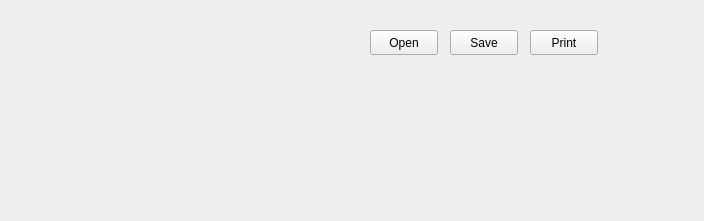
<?xml version="1.0" encoding="UTF-8"?>
<ui version="4.0">
 <class>PfPrjCtrlPane</class>
 <widget class="QWidget" name="PfPrjCtrlPane">
  <property name="geometry">
   <rect>
    <x>0</x>
    <y>0</y>
    <width>704</width>
    <height>221</height>
   </rect>
  </property>
  <property name="windowTitle">
   <string>PfPrjCtrlPane</string>
  </property>
  <widget class="QPushButton" name="btnOpen">
   <property name="geometry">
    <rect>
     <x>370</x>
     <y>30</y>
     <width>68</width>
     <height>25</height>
    </rect>
   </property>
   <property name="text">
    <string>Open</string>
   </property>
  </widget>
  <widget class="QPushButton" name="btnSave">
   <property name="geometry">
    <rect>
     <x>450</x>
     <y>30</y>
     <width>68</width>
     <height>25</height>
    </rect>
   </property>
   <property name="text">
    <string>Save</string>
   </property>
  </widget>
  <widget class="QPushButton" name="btnPrint">
   <property name="geometry">
    <rect>
     <x>530</x>
     <y>30</y>
     <width>68</width>
     <height>25</height>
    </rect>
   </property>
   <property name="text">
    <string>Print</string>
   </property>
  </widget>
 </widget>
 <layoutdefault spacing="6" margin="11"/>
 <resources/>
 <connections/>
</ui>
